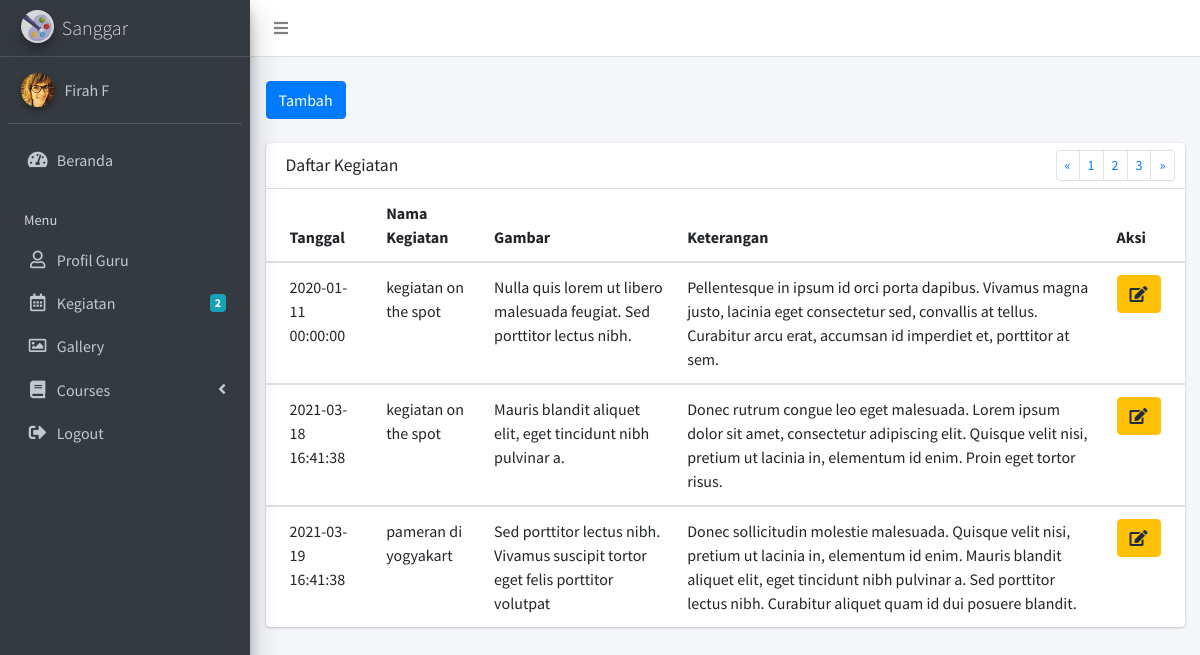
Screenshot of /admin/kegiatan.php (signed in) with the database file from the repository.
### tables this page shows
CREATE TABLE `tb_kegiatan` (
  `id` int(5) NOT NULL,
  `tanggal` datetime NOT NULL DEFAULT current_timestamp(),
  `nama_kegiatan` varchar(50) NOT NULL,
  `gambar` text NOT NULL,
  `keterangan` text NOT NULL
);

### admin/kegiatan.php (the view, shortened to what this page needs)
<?php
$koneksi = koneksi_sanggar();
?>
<div class="content-wrapper">
    <section class="content">
        <div class="container-fluid">
            <div class="row">
                <div class="col-md-1">
                    <br />
                    <a href="articles-editor.html" class="btn btn-primary">Tambah</a>
                    <br />
                    <br />
                </div>
                <div class="col-md-11"></div>
            </div>
            <div class="card">
                <div class="card-header">
                    <h3 class="card-title">Daftar Kegiatan</h3>
                    <div class="card-tools">
                        <ul class="pagination pagination-sm float-right">
                            <li class="page-item"><a class="page-link" href="#">&laquo;</a></li>
                            <li class="page-item"><a class="page-link" href="#">1</a></li>
                            <li class="page-item"><a class="page-link" href="#">2</a></li>
                            <li class="page-item"><a class="page-link" href="#">3</a></li>
                            <li class="page-item"><a class="page-link" href="#">&raquo;</a></li>
                        </ul>
                    </div>
                </div>
                <div class="card-body p-0">
                    <table class="table">
                        <thead>
                            <tr>
                                <th>Tanggal</th>
                                <th>Nama Kegiatan</th>
                                <th>Gambar</th>
                                <th>Keterangan</th>
                                <th style="width: 30px">Aksi</th>
                            </tr>
                        </thead>
                        <tbody>
                            <?php
                            $tampil = mysqli_query($koneksi, "SELECT * from tb_kegiatan order by id asc");
                            while ($data = mysqli_fetch_array($tampil)) :
                            ?>
                                <tr>
                                    <td><?= $data['tanggal'] ?></td>
                                    <td><?= $data['nama_kegiatan'] ?></td>
                                    <td><?= $data['gambar'] ?></td>
                                    <td><?= $data['keterangan'] ?></td>
                                    <td><a href="kegiatan-detail.php?id=<?= $data['id'] ?>" class="btn btn-warning"> <i class="nav-icon fas fa-edit"></i></a>
                                    </td>
                                </tr>
                        </tbody>
                    <?php endwhile ?>
                    </table>
                </div>
            </div>
        </div>
    </section>
</div>
</div>
</body>
</html>

### rows the page displays
tb_kegiatan: tanggal "2020-01-11 00:00:00", nama_kegiatan "kegiatan on the spot", gambar "Nulla quis lorem ut libero malesuada feugiat. Sed porttitor lectus nibh.", keterangan "Pellentesque in ipsum id orci porta dapibus. Vivamus magna justo, lacinia eget consectetur sed, convallis at tellus. Curabitur arcu erat, accumsan id imperdiet et, porttitor at sem."
tb_kegiatan: tanggal "2021-03-18 16:41:38", nama_kegiatan "kegiatan on the spot", gambar "Mauris blandit aliquet elit, eget tincidunt nibh pulvinar a.", keterangan "Donec rutrum congue leo eget malesuada. Lorem ipsum dolor sit amet, consectetur adipiscing elit. Quisque velit nisi, pretium ut lacinia in, elementum id enim. Proin eget tortor risus."
tb_kegiatan: tanggal "2021-03-19 16:41:38", nama_kegiatan "pameran di yogyakart", gambar "Sed porttitor lectus nibh. Vivamus suscipit tortor eget felis porttitor volutpat", keterangan "Donec sollicitudin molestie malesuada. Quisque velit nisi, pretium ut lacinia in, elementum id enim. Mauris blandit aliquet elit, eget tincidunt nibh pulvinar a. Sed porttitor lectus nibh. Curabitur aliquet quam id dui posuere blandit."

### other values shown
$_SESSION[name] "Firah F"
